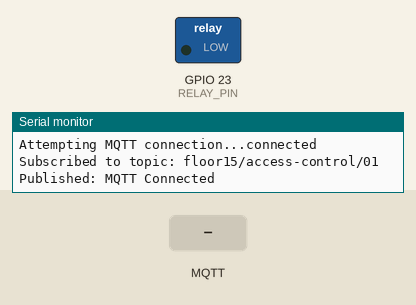
A sketch run on a simulated ESP32. Shown: switched loads named in the sketch (green lamp = pin HIGH), the last lines printed to the serial monitor. The test bench sets the inputs (shaded band). WiFi joins after 1.5 s; servers stay silent unless stated; no MQTT or app messages arrive unless stated.

Above: at 2.7 s.
2.8 s: MQTT message "OFF" arrives on the first subscribed topic
At 4.0 s:
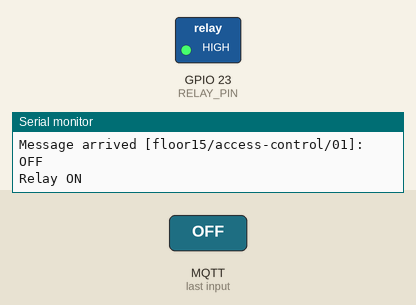
4.3 s: MQTT message "ON" arrives on the first subscribed topic
At 5.1 s:
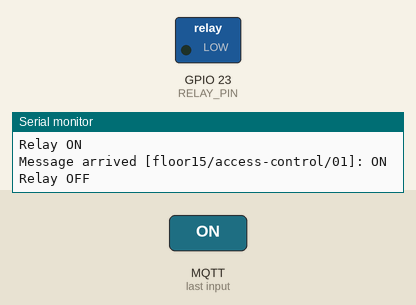
5.8 s: MQTT message "Pin" arrives on the first subscribed topic
At 16.3 s:
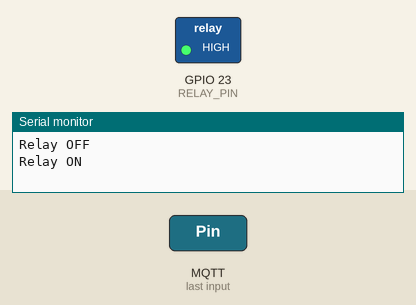
Timing chart, 0 to 17.3 s (numbered marks = the images above; inputs shaded):
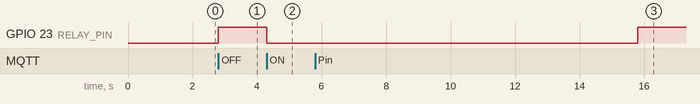

The sketch:

sss.ino
```cpp
#include <WiFi.h>
#include <PubSubClient.h>
#include <esp_wpa2.h> // สำหรับ WPA2 Enterprise

// ====== กำหนด WiFi และ MQTT ======
const char* ssid = "DigitalTechGroup";
const char* username = "sac";
const char* identity = "sac";
const char* password = "UJJthG^2";

const char* mqtt_server = "10.1.65.30";
const int mqtt_port = 1883;
const char* mqtt_topic = "floor15/access-control/01";


#define RELAY_PIN 23

WiFiClient espClient; // ใช้ WiFiClient สำหรับ MQTT ไม่เข้ารหัส
PubSubClient client(espClient);

// ฟังก์ชัน callback เมื่อมีข้อความ MQTT เข้ามา
void callback(char* topic, byte* payload, unsigned int length) {
  String message;
  for (unsigned int i = 0; i < length; i++) {
    message += (char)payload[i];
  }
  message.trim();
  Serial.print("Message arrived [");
  Serial.print(topic);
  Serial.print("]: ");
  Serial.println(message);

  // ควบคุมรีเลย์ด้วยข้อความ "ON" หรือ "OFF"
  if (message.equalsIgnoreCase("ON")) {
    digitalWrite(RELAY_PIN, LOW);
    Serial.println("Relay OFF");
  } else if (message.equalsIgnoreCase("Pin")) {
    digitalWrite(RELAY_PIN, LOW);
    Serial.println("Relay OFF");
    delay(10000);
    digitalWrite(RELAY_PIN, HIGH);
    Serial.println("Relay ON");
   } else if (message.equalsIgnoreCase("OFF")) {
    digitalWrite(RELAY_PIN, HIGH);
    Serial.println("Relay ON");
  } else {
    Serial.println("Unknown command");
  }
}

void setup_wifi() {
  delay(10);
  Serial.println();
  Serial.print("Connecting to ");
  Serial.println(ssid);

  WiFi.disconnect(true); // ล้าง config เดิม
  WiFi.mode(WIFI_STA);

  // ตั้งค่า WPA2 Enterprise
  esp_wifi_sta_wpa2_ent_set_identity((uint8_t *)identity, strlen(identity));
  esp_wifi_sta_wpa2_ent_set_username((uint8_t *)username, strlen(username));
  esp_wifi_sta_wpa2_ent_set_password((uint8_t *)password, strlen(password));
  esp_wifi_sta_wpa2_ent_enable();

  WiFi.begin(ssid);

  int retry = 0;
  while (WiFi.status() != WL_CONNECTED) {
    delay(500);
    Serial.print(".");
    retry++;
    if (retry > 60) { // รอประมาณ 30 วินาที
      Serial.println("\nWiFi connect timeout!");
      return;
    }
  }
  Serial.println("\nWiFi connected");
  Serial.print("IP address: ");
  Serial.println(WiFi.localIP());
}

void reconnect() {
  // Loop until we're reconnected
  while (!client.connected()) {
    Serial.print("Attempting MQTT connection...");
    if (client.connect("ESP32Client")) {
      Serial.println("connected");
      client.subscribe(mqtt_topic);
      Serial.print("Subscribed to topic: ");
      Serial.println(mqtt_topic);

      // Publish message when connected
      client.publish(mqtt_topic, "MQTT Connected");
      Serial.println("Published: MQTT Connected");
    } else {
      Serial.print("failed, rc=");
      Serial.print(client.state());
      Serial.println(" try again in 5 seconds");
      delay(5000);
    }
  }
}

void setup() {
  Serial.begin(115200);
  pinMode(RELAY_PIN, OUTPUT);
  digitalWrite(RELAY_PIN, LOW); // ปิดรีเลย์เริ่มต้น

  Serial.println("Booting...");
  setup_wifi();

  client.setServer(mqtt_server, mqtt_port);
  client.setCallback(callback);

  Serial.println("Setup complete. Waiting for MQTT messages...");
}

void loop() {
  if (!client.connected()) {
    reconnect();
  }
  client.loop();
}
```

Measured:
- after the input at 2.8 s, GPIO 23 (RELAY_PIN): LOW → HIGH at once
- after the input at 4.3 s, GPIO 23 (RELAY_PIN): HIGH → LOW at once
- after the input at 5.8 s, GPIO 23 (RELAY_PIN): LOW → HIGH after 10.0 s
